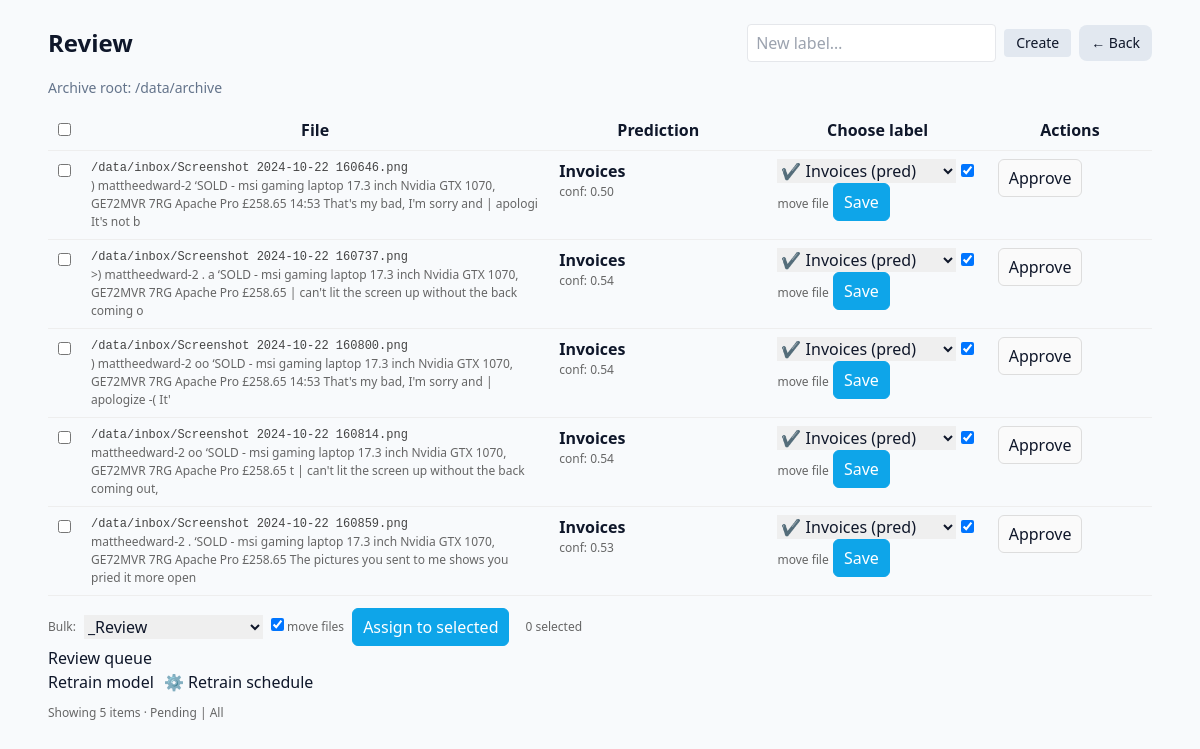
The app's page /review?only_pending=0 with its own data.
### tables this page shows
CREATE TABLE ml_samples (
  file_hash       TEXT PRIMARY KEY,
  path            TEXT,
  text            TEXT,
  predicted_label TEXT,
  confidence      REAL,
  created_at      TIMESTAMP DEFAULT CURRENT_TIMESTAMP,
  updated_at      TIMESTAMP DEFAULT CURRENT_TIMESTAMP
);

### nas_file_organizer/web/review_router.py (the view)
@router.get("", response_class=HTMLResponse, name="review_page")  # -> GET /review
def review_page(request: Request, only_pending: int = 1):
    sql = """
      SELECT s.file_hash, s.path, s.text, s.predicted_label, s.confidence,
             (SELECT label FROM ml_labels WHERE file_hash = s.file_hash) AS gold_label
      FROM ml_samples AS s
      ORDER BY s.created_at DESC LIMIT 100
    """
    with db() as con:
        rows = con.execute(sql).fetchall()
    if only_pending:
        rows = [r for r in rows if r["gold_label"] is None]
    return templates.TemplateResponse("review.html", {
        "request": request,
        "rows": rows,
        "labels": _labels(),
        "archive_root": ARCHIVE_ROOT,
        "metrics": _last_metrics
    })

### templates/review.html (shortened to what this page needs)
<!doctype html>
<html>
<head>
  <script src="https://cdn.tailwindcss.com"></script>
</head>
<body class="bg-slate-50 text-slate-900">
  <div class="max-w-6xl mx-auto p-6">
    <div class="flex items-center justify-between mb-4">
      <h1 class="text-2xl font-bold">Review</h1>
      <div class="flex items-center gap-2">
        <form method="post" action="/review/labels/new" class="flex items-center gap-2">
          <input type="text" name="name" placeholder="New label…" class="px-2 py-1 border rounded">
          <button class="px-3 py-1 rounded bg-slate-200 hover:bg-slate-300 text-sm" type="submit">Create</button>
        </form>
        <a href="/" class="px-3 py-2 rounded-lg bg-slate-200 hover:bg-slate-300 text-sm">← Back</a>
      </div>
    </div>
    <p class="text-slate-500 text-sm mb-3">Archive root: {{ archive_root }}</p>
    <table>
      <thead>
        <tr>
          <th style="width:2%"><input type="checkbox" id="checkAll"/></th>
          <th>File</th>
          <th>Prediction</th>
          <th>Choose label</th>
          <th class="actions">Actions</th>
        </tr>
      </thead>
      <tbody>
        {% for r in rows %}
        <tr>
          <td>
            <input type="checkbox" name="file_hash" value="{{ r['file_hash'] }}" class="rowCheck" form="bulkForm"/>
          </td>
          <td style="width:43%">
            <div class="path">{{ r["path"] }}</div>
            <div class="muted">{{ (r["text"] or "")[:160] }}</div>
          </td>
          <td style="width:20%">
            <div><strong>{{ r["predicted_label"] or "—" }}</strong></div>
            <div class="muted conf">conf: {{ '%.2f' % (r["confidence"] or 0) }}</div>
          </td>
          <td style="width:20%">
            <form class="inline" method="post" action="/review/submit">
              <select name="corrected_label">
                {% if r["predicted_label"] %}
                  <option value="{{ r['predicted_label'] }}">✔ {{ r['predicted_label'] }} (pred)</option>
                {% endif %}
              </select>
              <label class="muted"><input type="checkbox" name="move_file" value="1" checked/> move file</label>
              <button class="btn primary" type="submit">Save</button>
            </form>
          </td>
          <td class="actions" style="width:15%">
            {% if r["predicted_label"] %}
            <form class="inline" method="post" action="/review/submit">
              <button class="btn" type="submit">Approve</button>
            </form>
            {% endif %}
          </td>
        </tr>
        {% endfor %}
      </tbody>
    </table>
    <form method="post" action="/review/bulk" id="bulkForm" style="margin-top:12px; display:flex; gap:8px; align-items:center;">
      <span class="muted">Bulk:</span>
      <select name="corrected_label">
        <option value="_Review">_Review</option>
      </select>
      <label class="muted"><input type="checkbox" name="move_file" value="1" checked/> move files</label>
      <button class="btn primary" type="submit">Assign to selected</button>
      <span id="selCount" class="muted" style="margin-left:8px;">0 selected</span>
    </form>
    <div class="top">
  <h2>Review queue</h2>
  <div style="display:flex; gap:10px; align-items:center">
    <form method="post" action="/review/retrain">
      <button class="primary" type="submit">Retrain model</button>
    </form>
    <a href="/settings/schedule">
      <button type="button">⚙️ Retrain schedule</button>
    </a>
  </div>
</div>
    <div class="row muted" style="margin-top:10px;">
      Showing {{ rows|length }} items ·
      <a href="/review?only_pending=1">Pending</a> |
      <a href="/review?only_pending=0">All</a>
    </div>
  </div>
</body>
</html>

### templates/review.html (style rules this page uses)
table { width: 100%; border-collapse: collapse; }
th, td { padding: 8px 10px; border-bottom: 1px solid #eee; vertical-align: top; }
.muted { color: #666; font-size: 12px; }
.conf { font-variant-numeric: tabular-nums; }
.path { font-family: ui-monospace, SFMono-Regular, Menlo, monospace; font-size: 12px; color:#444; }
.actions { white-space: nowrap; }
.btn { padding: 6px 10px; border: 1px solid #ddd; border-radius: 6px; background: #fafafa; cursor: pointer; }
.btn.primary { background: #0ea5e9; color: white; border-color: #0ea5e9; }
select, input[type=text] { padding: 6px 8px; }

### records on screen
ml_samples: path "/data/inbox/Screenshot 2024-10-22 160646.png", text ") mattheedward-2 ‘SOLD - msi gaming laptop 17.3 inch Nvidia GTX 1070, GE72MVR 7RG Apache Pro £258.65 14:53 That's my bad, I'm sorry and | apologi It's not b", predicted_label "Invoices", confidence "0.50", corrected_label "✔ Invoices (pred)"
ml_samples: path "/data/inbox/Screenshot 2024-10-22 160737.png", text ">) mattheedward-2 . a ‘SOLD - msi gaming laptop 17.3 inch Nvidia GTX 1070, GE72MVR 7RG Apache Pro £258.65 | can't lit the screen up without the back coming o", predicted_label "Invoices", confidence "0.54", corrected_label "✔ Invoices (pred)"
ml_samples: path "/data/inbox/Screenshot 2024-10-22 160800.png", text ") mattheedward-2 oo ‘SOLD - msi gaming laptop 17.3 inch Nvidia GTX 1070, GE72MVR 7RG Apache Pro £258.65 14:53 That's my bad, I'm sorry and | apologize -( It'", predicted_label "Invoices", confidence "0.54", corrected_label "✔ Invoices (pred)"
ml_samples: path "/data/inbox/Screenshot 2024-10-22 160814.png", text "mattheedward-2 oo ‘SOLD - msi gaming laptop 17.3 inch Nvidia GTX 1070, GE72MVR 7RG Apache Pro £258.65 t | can't lit the screen up without the back coming out,", predicted_label "Invoices", confidence "0.54", corrected_label "✔ Invoices (pred)"
ml_samples: path "/data/inbox/Screenshot 2024-10-22 160859.png", text "mattheedward-2 . ‘SOLD - msi gaming laptop 17.3 inch Nvidia GTX 1070, GE72MVR 7RG Apache Pro £258.65 The pictures you sent to me shows you pried it more open", predicted_label "Invoices", confidence "0.53", corrected_label "✔ Invoices (pred)"

### other values on screen
{{ archive_root }} "/data/archive"
{{ rows|length }} "5"
